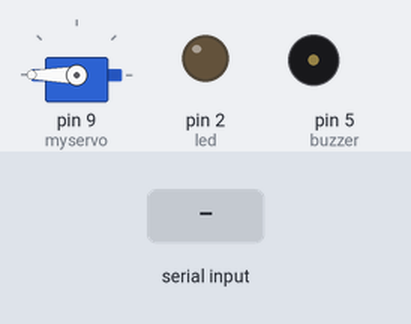
The sketch below on a simulated Arduino Uno, built with avr-gcc and run on an emulated ATmega328P. Parts: servo, output pins drawn as LEDs (lit = HIGH), buzzer (waves = sounding, pin HIGH). Dashed ring = blinking. The inputs (shaded band) are chosen by the test bench.

Above: at 2.2 s.
2.3 s: "5\n" received over Serial
At 2.8 s:
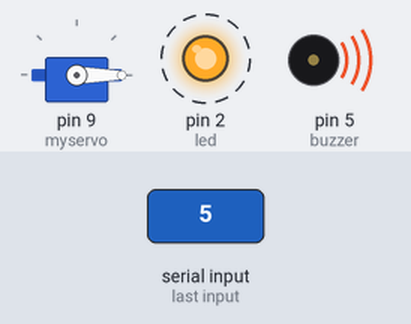
Timing chart, 0 to 7.5 s (numbered marks = the images above; inputs shaded):
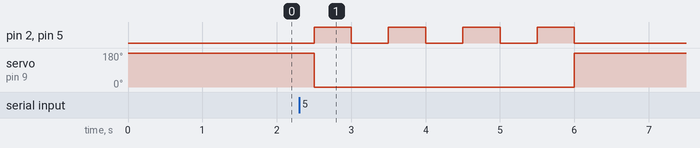

The sketch:

Train.ino
```cpp
#include <Servo.h>

Servo myservo;  // create servo object to control a servo
int x = 0;
int buzzer = 5;
int led = 2;

void setup() {
	Serial.begin(115200);
	Serial.setTimeout(0.5);
  myservo.attach(9);  // attaches the servo on pin 9 to the servo object
  pinMode(buzzer,OUTPUT);
  pinMode(led,OUTPUT);
  myservo.write(180);
  delay(1000);
}
void loop() {
if	(!Serial.available());
	x = Serial.readString().toInt();

  if (x == 5){
    myservo.write(0);
       digitalWrite(led, HIGH);
     digitalWrite(buzzer, HIGH);
     delay(500);
      digitalWrite(led, LOW);
     digitalWrite(buzzer, LOW);
     delay(500);
     digitalWrite(led, HIGH);
     digitalWrite(buzzer, HIGH);
     delay(500);
      digitalWrite(led, LOW);
     digitalWrite(buzzer, LOW);
     delay(500);
     digitalWrite(led, HIGH);
     digitalWrite(buzzer, HIGH);
     delay(500);
      digitalWrite(led, LOW);
     digitalWrite(buzzer, LOW);
     delay(500);
     digitalWrite(led, HIGH);
     digitalWrite(buzzer, HIGH);
     delay(500);
      digitalWrite(led, LOW);
     digitalWrite(buzzer, LOW);
    x= 0;
  }
   myservo.write(180);
   delay(500);
}
```

Measured:
- after the input at 2.3 s, pin 2 (led), pin 5 (buzzer): alternates HIGH for 0.50 s and LOW for 0.50 s, 8 changes in all, then stays LOW, starting after 0.20 s; servo on pin 9 (myservo): 180° → 0° after 0.20 s, → 180° 3.5 s later
